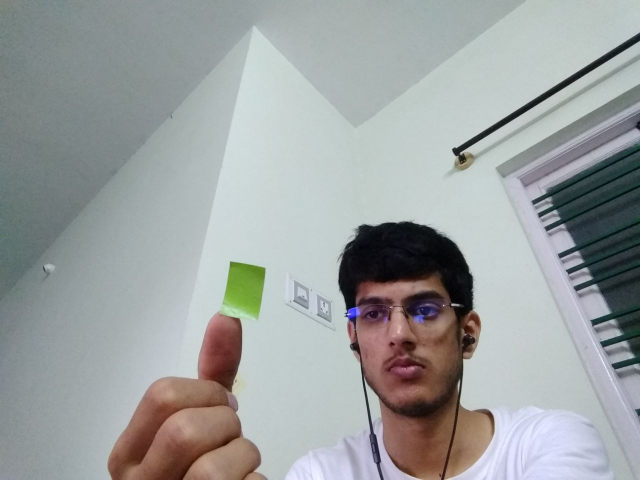
#> input picture green_tape_2.jpeg, 1280 x 959 px (shown at 1/2 size)
$ python color_detector.py --image green_tape_2.jpeg
#> lines starting #> are read from the running program, lines starting #| are printed output that depends on the picture; after the words box and inside, x2 and y2 are one past the last pixel; in counts of white or black regions, pixels touching at a corner belong together
# import the necessary packages
import numpy as np
import argparse
import cv2

# construct the argument parse and parse the arguments
ap = argparse.ArgumentParser()
ap.add_argument("-i", "--image", help = "path to the image")
args = vars(ap.parse_args())

# load the image
image = cv2.imread(args["image"])
#> image is the input picture: shape (959, 1280, 3); mean B, G, R 160.1, 160.3, 156.2

#image = cv2.imread('RGB.jpg')
image = cv2.imread('green_tape_2.jpeg')

# define the list of boundaries
boundaries = [
	([17, 15, 100], [50, 56, 200]),#red
	([86, 31, 4], [220, 88, 50]),#blue
	([25, 146, 190], [62, 174, 250]),#--
	([103, 86, 65], [145, 133, 128])#---
]

#supposed to be green, worked for adrian
'''
upper - 29, 86, 6
lower - 64, 255, 255
'''

# loop over the boundaries
'''
for (lower, upper) in boundaries:
	# create NumPy arrays from the boundaries
	lower = np.array(lower, dtype = "uint8")
	upper = np.array(upper, dtype = "uint8")

	# find the colors within the specified boundaries and apply
	# the mask
	mask = cv2.inRange(image, lower, upper)
	output = cv2.bitwise_and(image, image, mask = mask)

	# show the images
	cv2.imshow("images", np.hstack([image, output]))
	cv2.waitKey(0)
	'''

'''
#yellow ball HSV
lower = np.array([0, 176, 114], dtype = "uint8")
upper = np.array([30, 255, 255], dtype = "uint8")
'''

'''
#green tape HSV
lower = np.array([31, 61, 203], dtype = "uint8")
upper = np.array([42, 173, 255], dtype = "uint8")
'''

#green tape 2
lower = np.array([40, 58, 122], dtype = "uint8")
upper = np.array([112, 210, 203], dtype = "uint8")

'''
#green tape RGB
lower = np.array([82, 220, 145], dtype = "uint8")
upper = np.array([217, 255, 255], dtype = "uint8")
'''

#rubik's cube image
'''
lower = np.array([86, 31, 4], dtype = "uint8")
upper = np.array([220, 88, 50], dtype = "uint8")
'''

# find the colors within the specified boundaries and apply
# the mask
hsv = cv2.cvtColor(image, cv2.COLOR_BGR2HSV)
#> hsv: shape (959, 1280, 3); mean H, S, V 85.1, 32.8, 166.9
mask = cv2.inRange(hsv, lower, upper)
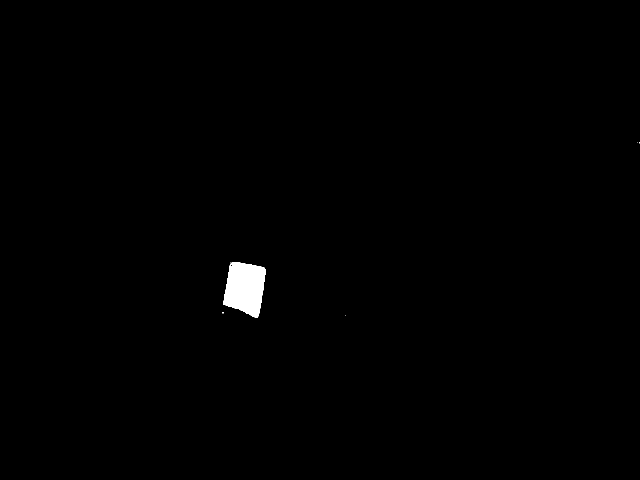
#> mask: shape (959, 1280) (shown at 1/2 size); 0.57% white; 6 white regions (5 under 20 px), largest, box (x1, y1, x2, y2) and area: (446, 524, 531, 636) 6946
output = cv2.bitwise_and(image, image, mask = mask)

# show the images
#cv2.imshow("images", np.hstack([image, output]))
cv2.imshow("images", mask)
#cv2.imshow("images", output)
cv2.waitKey(0)

$ run again, with blue_lids.jpeg copied over green_tape_2.jpeg
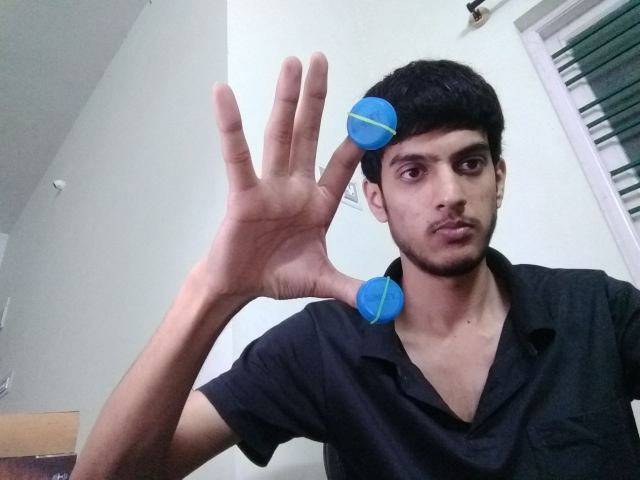
#> input picture blue_lids.jpeg, 1280 x 959 px (shown at 1/2 size)
#> image is the input picture: shape (959, 1280, 3); mean B, G, R 138.9, 133.1, 135.1
#> hsv: shape (959, 1280, 3); mean H, S, V 101, 54.2, 147
#> `mask = cv2.inRange(hsv, lower, upper)`:
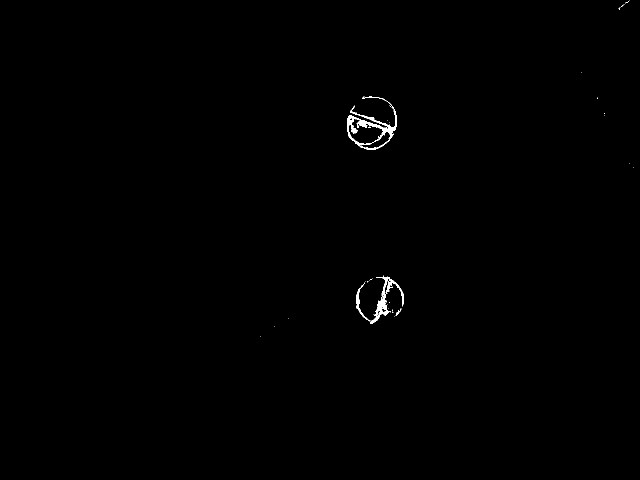
#> mask: shape (959, 1280) (shown at 1/2 size); 0.3% white; 36 white regions (32 under 20 px), largest, box (x1, y1, x2, y2) and area: (694, 192, 794, 300) 2083, (741, 551, 808, 648) 1190, (713, 566, 741, 643) 304, (791, 617, 803, 632) 50
